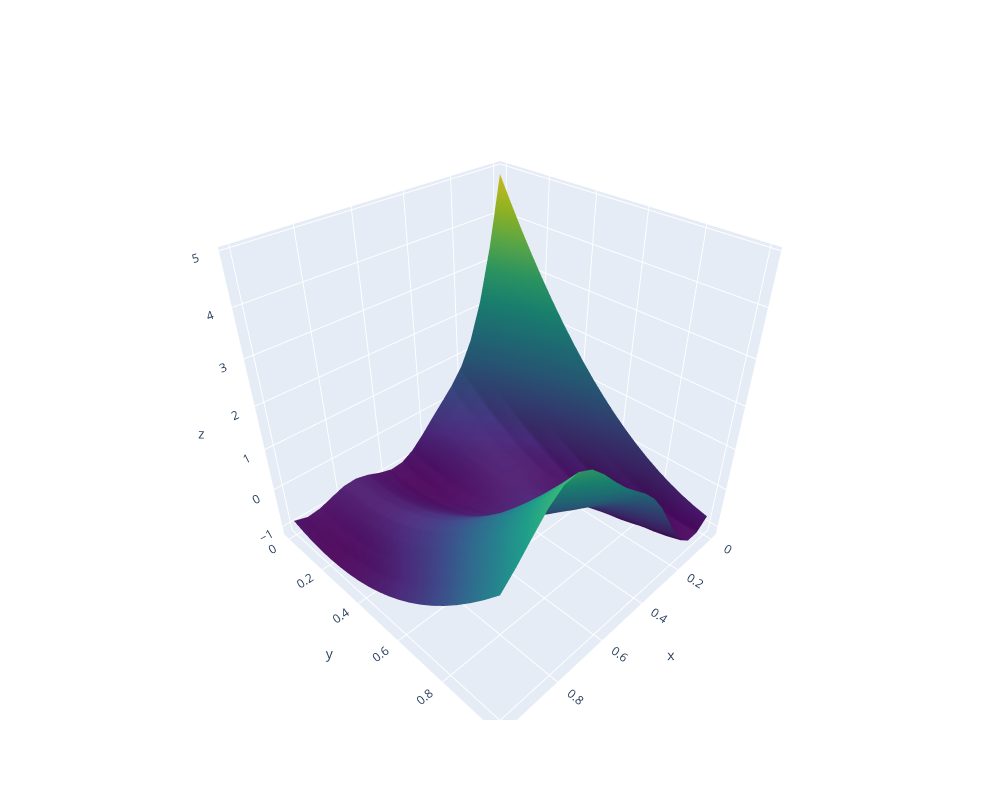

This figure's notebook cell:
### Code cell
# import included objective function
scaled_branin = ScaledBranin.objective

# predefined search space
search_space = ScaledBranin.search_space  

# define the search space directly
search_space = Box([0, 0], [1, 1])  

# plot the function using trieste built-in plotting
fig = plot_function_plotly(
    scaled_branin,
    search_space.lower,
    search_space.upper,
    grid_density=20,
)
fig.update_layout(height=800, width=1000)
fig.show()

### Figure 1 — Plotly figure (JSON) as saved in the notebook; plotly's stock layout.template omitted (floating-point values rounded to 4 significant figures; data arrays with more than 128 entries replaced by an {"elided": "..."} marker saying what was removed)
{"data": [{"colorscale": [[0, "#440154"], [0.1111, "#482878"], [0.2222, "#3e4989"], [0.3333, "#31688e"], [0.4444, "#26828e"], [0.5556, "#1f9e89"], [0.6667, "#35b779"], [0.7778, "#6ece58"], [0.8889, "#b5de2b"], [1, "#fde725"]], "opacity": 1, "scene": "scene", "showscale": false, "type": "surface", "x": {"elided": "20x20 float values"}, "y": {"elided": "20x20 float values"}, "z": {"elided": "20x20 float values"}}], "layout": {"height": 800, "scene": {"domain": {"x": [0, 1], "y": [0, 1]}}, "width": 1000}}
